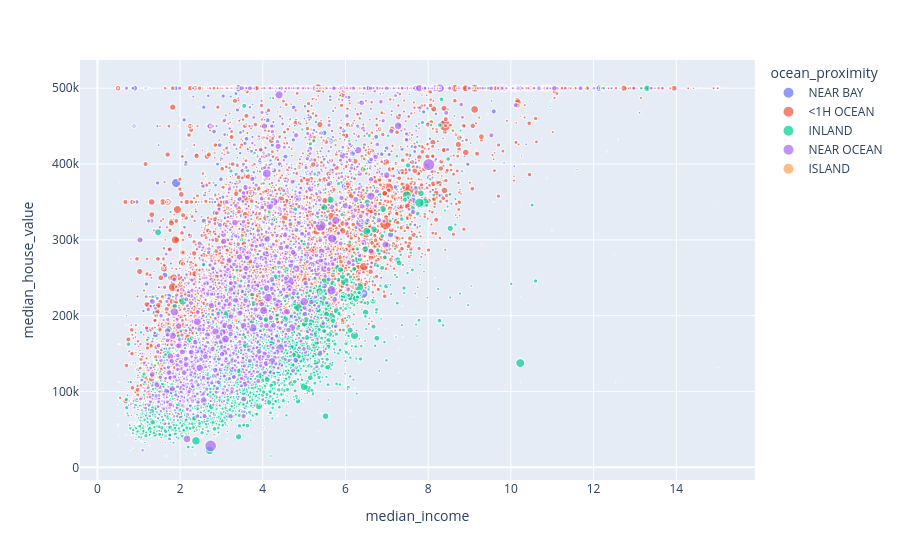

Source (notebook cell):
### Markdown cell above
## Plotly : explorer les données de manière interactive

Plotly permet de créer des graphiques dynamiques, interactifs et esthétiques. On peut zoomer, survoler les points avec la souris et filtrer des catégories en temps réel. C’est très pratique pour des dashboards ou des présentations où l’utilisateur peut explorer les données par lui-même. Les scatter plots, histogrammes et cartes interactives sont particulièrement utiles pour un dataset immobilier.

### Code cell
import plotly.express as px
fig = px.scatter(df, x='median_income', y='median_house_value', color='ocean_proximity', size='population', hover_data=['total_rooms','total_bedrooms'])
fig.show()

### Figure 1 — Plotly figure (JSON) as saved in the notebook; plotly's stock layout.template omitted (floating-point values rounded to 4 significant figures; data arrays with more than 128 entries replaced by an {"elided": "..."} marker saying what was removed)
{"data": [{"customdata": {"elided": "2291x2 int values"}, "hovertemplate": "ocean_proximity=NEAR BAY<br>median_income=%{x}<br>median_house_value=%{y}<br>population=%{marker.size}<br>total_rooms=%{customdata[0]}<br>total_bedrooms=%{customdata[1]}<extra></extra>", "legendgroup": "NEAR BAY", "marker": {"color": "#636efa", "size": {"elided": "2291 int values"}, "sizemode": "area", "sizeref": 89.2, "symbol": "circle"}, "mode": "markers", "name": "NEAR BAY", "showlegend": true, "type": "scattergl", "x": {"elided": "2291 float values"}, "xaxis": "x", "y": {"elided": "2291 int values"}, "yaxis": "y"}, {"customdata": {"elided": "9136x2 int values"}, "hovertemplate": "ocean_proximity=<1H OCEAN<br>median_income=%{x}<br>median_house_value=%{y}<br>population=%{marker.size}<br>total_rooms=%{customdata[0]}<br>total_bedrooms=%{customdata[1]}<extra></extra>", "legendgroup": "<1H OCEAN", "marker": {"color": "#EF553B", "size": {"elided": "9136 int values"}, "sizemode": "area", "sizeref": 89.2, "symbol": "circle"}, "mode": "markers", "name": "<1H OCEAN", "showlegend": true, "type": "scattergl", "x": {"elided": "9136 float values"}, "xaxis": "x", "y": {"elided": "9136 int values"}, "yaxis": "y"}, {"customdata": {"elided": "6552x2 int values"}, "hovertemplate": "ocean_proximity=INLAND<br>median_income=%{x}<br>median_house_value=%{y}<br>population=%{marker.size}<br>total_rooms=%{customdata[0]}<br>total_bedrooms=%{customdata[1]}<extra></extra>", "legendgroup": "INLAND", "marker": {"color": "#00cc96", "size": {"elided": "6552 int values"}, "sizemode": "area", "sizeref": 89.2, "symbol": "circle"}, "mode": "markers", "name": "INLAND", "showlegend": true, "type": "scattergl", "x": {"elided": "6552 float values"}, "xaxis": "x", "y": {"elided": "6552 int values"}, "yaxis": "y"}, {"customdata": {"elided": "2658x2 int values"}, "hovertemplate": "ocean_proximity=NEAR OCEAN<br>median_income=%{x}<br>median_house_value=%{y}<br>population=%{marker.size}<br>total_rooms=%{customdata[0]}<br>total_bedrooms=%{customdata[1]}<extra></extra>", "legendgroup": "NEAR OCEAN", "marker": {"color": "#ab63fa", "size": {"elided": "2658 int values"}, "sizemode": "area", "sizeref": 89.2, "symbol": "circle"}, "mode": "markers", "name": "NEAR OCEAN", "showlegend": true, "type": "scattergl", "x": {"elided": "2658 float values"}, "xaxis": "x", "y": {"elided": "2658 int values"}, "yaxis": "y"}, {"customdata": [[1675, 521], [2359, 591], [2127, 512], [996, 264], [716, 214]], "hovertemplate": "ocean_proximity=ISLAND<br>median_income=%{x}<br>median_house_value=%{y}<br>population=%{marker.size}<br>total_rooms=%{customdata[0]}<br>total_bedrooms=%{customdata[1]}<extra></extra>", "legendgroup": "ISLAND", "marker": {"color": "#FFA15A", "size": [744, 1100, 733, 341, 422], "sizemode": "area", "sizeref": 89.2, "symbol": "circle"}, "mode": "markers", "name": "ISLAND", "showlegend": true, "type": "scattergl", "x": [2.158, 2.833, 3.391, 2.736, 2.604], "xaxis": "x", "y": [450000, 414700, 300000, 450000, 287500], "yaxis": "y"}], "layout": {"legend": {"itemsizing": "constant", "title": {"text": "ocean_proximity"}, "tracegroupgap": 0}, "margin": {"t": 60}, "xaxis": {"anchor": "y", "domain": [0, 1], "title": {"text": "median_income"}}, "yaxis": {"anchor": "x", "domain": [0, 1], "title": {"text": "median_house_value"}}}}
